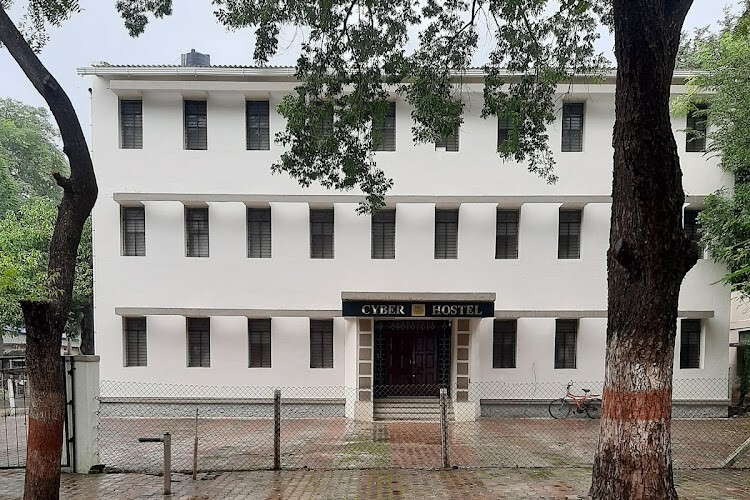
#> input picture bin/original_image.jpg, 750 x 500 px
$ python 11Transformationbyrotate.py
#> lines starting #> are read from the running program, lines starting #| are printed output that depends on the picture
#> further down, original_image is the input picture: shape (500, 750, 3); mean B, G, R 123.5, 129.4, 131.5

# *with opencv

import cv2

# Function to rotate the image clockwise
def rotate_clockwise(image):
    rotated_image = cv2.rotate(image, cv2.ROTATE_90_CLOCKWISE)
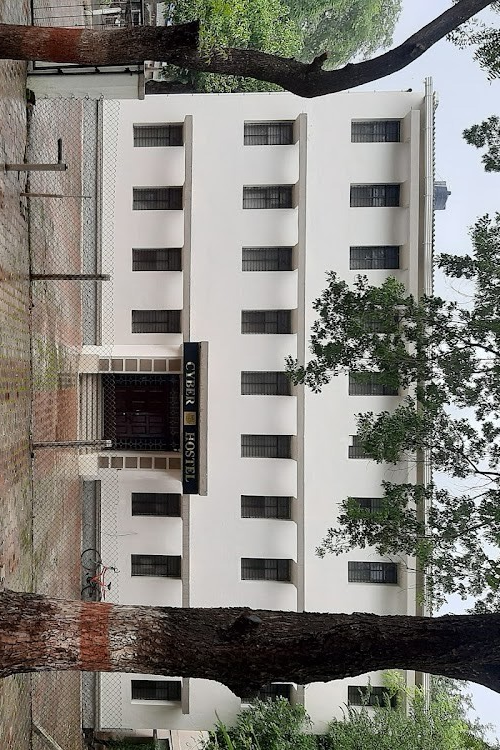
#> rotated_image: shape (750, 500, 3); mean B, G, R 123.5, 129.4, 131.5
    return rotated_image

# Function to rotate the image anti-clockwise
def rotate_anticlockwise(image):
    rotated_image = cv2.rotate(image, cv2.ROTATE_90_COUNTERCLOCKWISE)
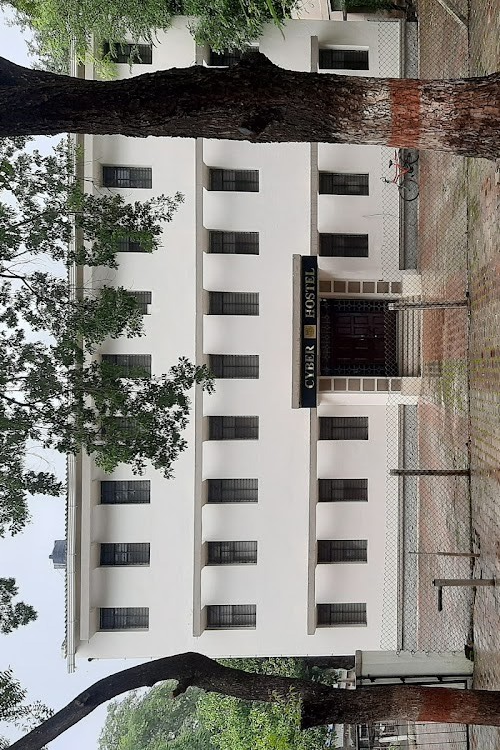
#> rotated_image: shape (750, 500, 3); mean B, G, R 123.5, 129.4, 131.5
    return rotated_image

# Load the original image
original_image = cv2.imread('original_image.jpg')

# Rotate the image clockwise by 90 degrees
rotated_clockwise = rotate_clockwise(original_image)

# Rotate the image anti-clockwise by 90 degrees
rotated_anticlockwise = rotate_anticlockwise(original_image)

#Display the original and rotated images
cv2.imshow('Original Image', original_image)
cv2.imshow('Rotated Clockwise', rotated_clockwise)
cv2.imshow('Rotated Anti-clockwise', rotated_anticlockwise)

cv2.waitKey(0)
cv2.destroyAllWindows()


# * without opencv

from PIL import Image

# Function to rotate the image clockwise
def rotate_clockwise(image_path):
#> called with image_path = 'original_image.jpg'
    with Image.open(image_path) as image:
        rotated_image = image.rotate(-90)  # Negative angle for clockwise rotation
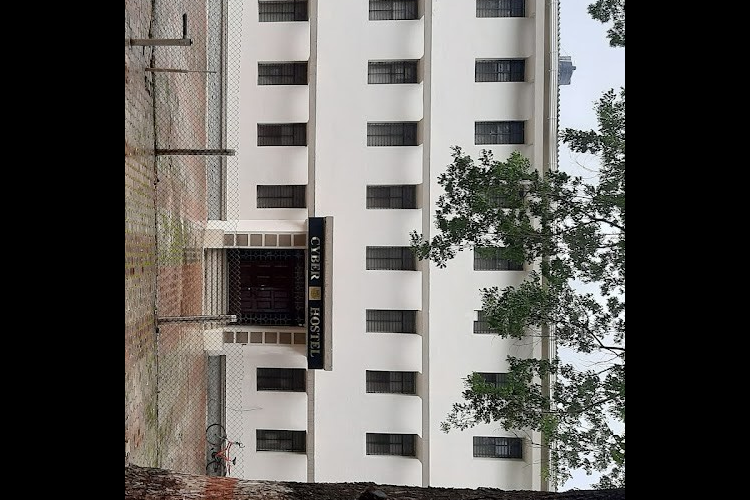
#> rotated_image: PIL image 750x500 RGB; mean R, G, B 95.8, 93.8, 90.5
    return rotated_image

# Function to rotate the image anti-clockwise
def rotate_anticlockwise(image_path):
#> called with image_path = 'original_image.jpg'
    with Image.open(image_path) as image:
        rotated_image = image.rotate(90)  # Positive angle for anti-clockwise rotation
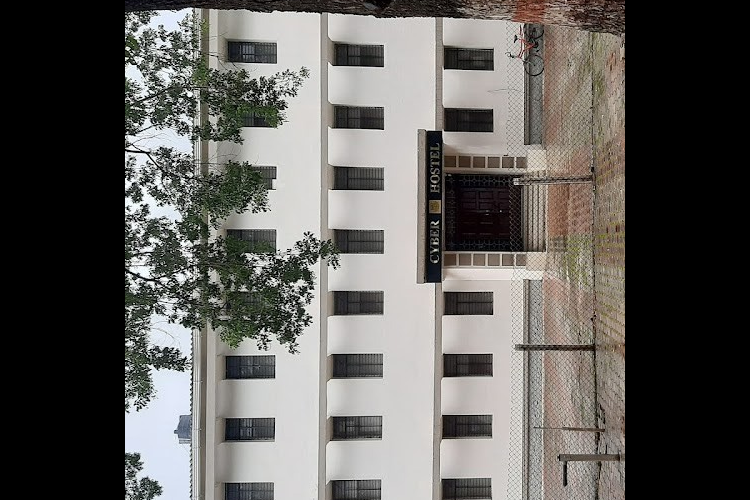
#> rotated_image: PIL image 750x500 RGB; mean R, G, B 95.8, 93.8, 90.5
    return rotated_image

# Example usage
original_image_path = 'original_image.jpg'

# Rotate the image clockwise
rotated_clockwise = rotate_clockwise(original_image_path)

# Rotate the image anti-clockwise
rotated_anticlockwise = rotate_anticlockwise(original_image_path)

# Display the original and rotated images
Image.open(original_image_path).show()
rotated_clockwise.show()
rotated_anticlockwise.show()
